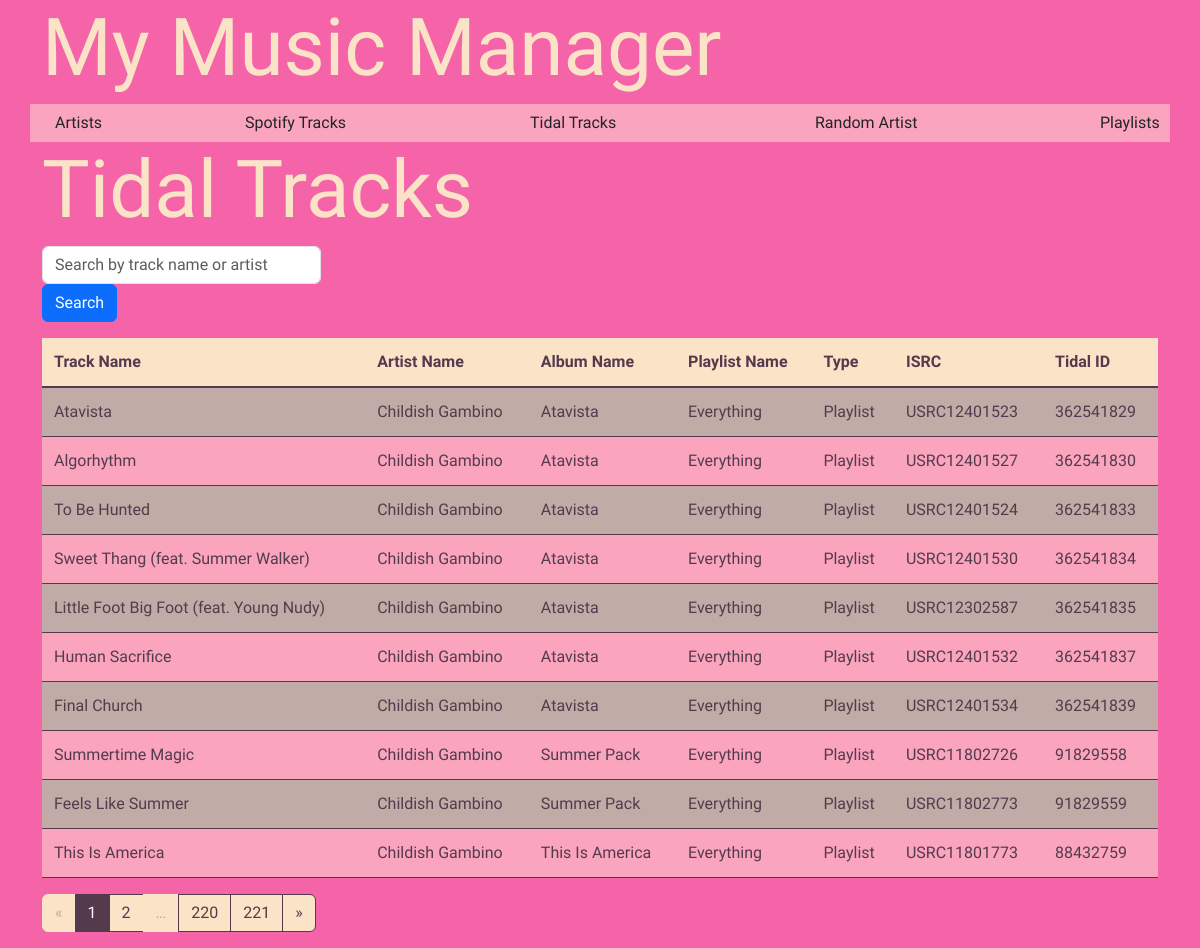
Page /tidal_overview on the committed database.
### app/models.py (models this page shows, shortened)
class TidalTrack(db.Model):
    id = db.Column(db.Integer, primary_key=True)
    track_name = db.Column(db.String(255))
    artist_name = db.Column(db.String(255))
    album_name = db.Column(db.String(255))
    playlist_name = db.Column(db.String(255))
    type = db.Column(db.String(50))
    isrc = db.Column(db.String(20))
    tidal_id = db.Column(db.String(50))

### app/views.py (the view)
@app.route('/tidal_overview', methods=['GET'])
def tidal_overview():
    page = request.args.get('page', 1, type=int)
    search = request.args.get('search', '')
    if search:
        tracks = TidalTrack.query.filter(
            TidalTrack.track_name.ilike(f'%{search}%') |
            TidalTrack.artist_name.ilike(f'%{search}%')
        ).paginate(page=page, per_page=10)
    else:
        tracks = TidalTrack.query.paginate(page=page, per_page=10)
    return render_template('tidal_tracks.html', tracks=tracks.items, pagination=tracks, search=search)

### app/templates/tidal_tracks.html (shortened to what this page needs)
{% extends "base.html" %}
{% block content %}
<link rel="stylesheet" href="{{ url_for('static', filename='css/artists_overview.css') }}">
{% include 'nav.html' %}
<h1 class="display-1 title">Tidal Tracks</h1>
<form method="GET" action="{{ url_for('tidal_overview') }}" class="form-inline mb-3 col-3">
    <input type="text" name="search" class="form-control mr-2" placeholder="Search by track name or artist" value="{{ request.args.get('search', '') }}">
    <button type="submit" class="btn btn-primary">Search</button>
</form>
<table class="custom-table">
    <thead>
        <tr>
            <th>Track Name</th>
            <th>Artist Name</th>
            <th>Album Name</th>
            <th>Playlist Name</th>
            <th>Type</th>
            <th>ISRC</th>
            <th>Tidal ID</th>
        </tr>
    </thead>
    <tbody>
        {% for track in tracks %}
        <tr>
            <td>{{ track.track_name }}</td>
            <td>{{ track.artist_name }}</td>
            <td>{{ track.album_name }}</td>
            <td>{{ track.playlist_name }}</td>
            <td>{{ track.type }}</td>
            <td>{{ track.isrc }}</td>
            <td>{{ track.tidal_id }}</td>
        </tr>
        {% endfor %}
    </tbody>
</table>
<nav aria-label="Page navigation">
    <ul class="pagination">
        {% if pagination.has_prev %}
        <li class="page-item">
            <a class="page-link" href="{{ url_for('tidal_overview', page=pagination.prev_num) }}" aria-label="Previous">
                <span aria-hidden="true">&laquo;</span>
            </a>
        </li>
        {% else %}
        <li class="page-item disabled">
            <a class="page-link" href="#" aria-label="Previous">
                <span aria-hidden="true">&laquo;</span>
            </a>
        </li>
        {% endif %}
        {% for page_num in pagination.iter_pages(left_edge=2, right_edge=2, left_current=2, right_current=2) %}
            {% if page_num %}
                {% if page_num == pagination.page %}
                <li class="page-item active">
                    <span class="page-link">{{ page_num }}</span>
                </li>
                {% else %}
                <li class="page-item">
                    <a class="page-link" href="{{ url_for('tidal_overview', page=page_num) }}">{{ page_num }}</a>
                </li>
                {% endif %}
            {% else %}
                <li class="page-item disabled">
                    <span class="page-link">…</span>
                </li>
            {% endif %}
        {% endfor %}
        {% if pagination.has_next %}
        <li class="page-item">
            <a class="page-link" href="{{ url_for('tidal_overview', page=pagination.next_num) }}" aria-label="Next">
                <span aria-hidden="true">&raquo;</span>
            </a>
        </li>
        {% else %}
        <li class="page-item disabled">
            <a class="page-link" href="#" aria-label="Next">
                <span aria-hidden="true">&raquo;</span>
            </a>
        </li>
        {% endif %}
    </ul>
</nav>
{% endblock %}

### app/static/css/styles.css (style rules this page uses)
body { --pale-dogwood: #c1aba6ff; --eggplant: #533b4dff; --hot-pink: #f564a9ff; --amaranth-pink: #faa4bdff; --champagne: #fae3c6ff; background-color: var(--hot-pink); font-family: 'Sarala', sans-serif; }
.title { font-family: 'Life Savers', serif; color: var(--champagne); }
h1, h2, h3, h4, h5, h6 { font-family: 'Kalam', cursive; }

### app/static/css/artists_overview.css (style rules this page uses)
.custom-table { width: 100%; margin-bottom: 1rem; color: var(--eggplant); border-collapse: collapse; }
.custom-table th { background-color: var(--champagne); text-align: left; padding: 0.75rem; border-bottom: 2px solid var(--eggplant); color: var(--eggplant); }
.custom-table td { padding: 0.75rem; vertical-align: top; border-bottom: 1px solid var(--eggplant); color: var(--eggplant); }
.custom-table tbody tr:nth-of-type(odd) { background-color: var(--pale-dogwood); }
.custom-table tbody tr:nth-of-type(even) { background-color: var(--amaranth-pink); }
.pagination .page-item .page-link { color: var(--eggplant); background-color: var(--champagne); border: 1px solid var(--eggplant); }
.pagination .page-item.active .page-link { color: #fff; background-color: var(--eggplant); border-color: var(--eggplant); }
.pagination .page-item.disabled .page-link { color: var(--pale-dogwood); background-color: var(--champagne); border-color: var(--champagne); }
.custom-table th { position: sticky; top: 0; z-index: 2; background-color: var(--champagne); color: var(--eggplant); box-shadow: 0 2px 2px -1px rgba(0, 0, 0, 0.4); }

### rows in the picture
TidalTrack: track_name "Atavista", artist_name "Childish Gambino", album_name "Atavista", playlist_name "Everything", type "Playlist", isrc "USRC12401523", tidal_id "362541829"
TidalTrack: track_name "Algorhythm", artist_name "Childish Gambino", album_name "Atavista", playlist_name "Everything", type "Playlist", isrc "USRC12401527", tidal_id "362541830"
TidalTrack: track_name "To Be Hunted", artist_name "Childish Gambino", album_name "Atavista", playlist_name "Everything", type "Playlist", isrc "USRC12401524", tidal_id "362541833"
TidalTrack: track_name "Sweet Thang (feat. Summer Walker)", artist_name "Childish Gambino", album_name "Atavista", playlist_name "Everything", type "Playlist", isrc "USRC12401530", tidal_id "362541834"
TidalTrack: track_name "Little Foot Big Foot (feat. Young Nudy)", artist_name "Childish Gambino", album_name "Atavista", playlist_name "Everything", type "Playlist", isrc "USRC12302587", tidal_id "362541835"
TidalTrack: track_name "Human Sacrifice", artist_name "Childish Gambino", album_name "Atavista", playlist_name "Everything", type "Playlist", isrc "USRC12401532", tidal_id "362541837"
TidalTrack: track_name "Final Church", artist_name "Childish Gambino", album_name "Atavista", playlist_name "Everything", type "Playlist", isrc "USRC12401534", tidal_id "362541839"
TidalTrack: track_name "Summertime Magic", artist_name "Childish Gambino", album_name "Summer Pack", playlist_name "Everything", type "Playlist", isrc "USRC11802726", tidal_id "91829558"
TidalTrack: track_name "Feels Like Summer", artist_name "Childish Gambino", album_name "Summer Pack", playlist_name "Everything", type "Playlist", isrc "USRC11802773", tidal_id "91829559"
TidalTrack: track_name "This Is America", artist_name "Childish Gambino", album_name "This Is America", playlist_name "Everything", type "Playlist", isrc "USRC11801773", tidal_id "88432759"

### other values in the picture
{{ page_num }} "1"
{{ page_num }} "2" "220" "221"
